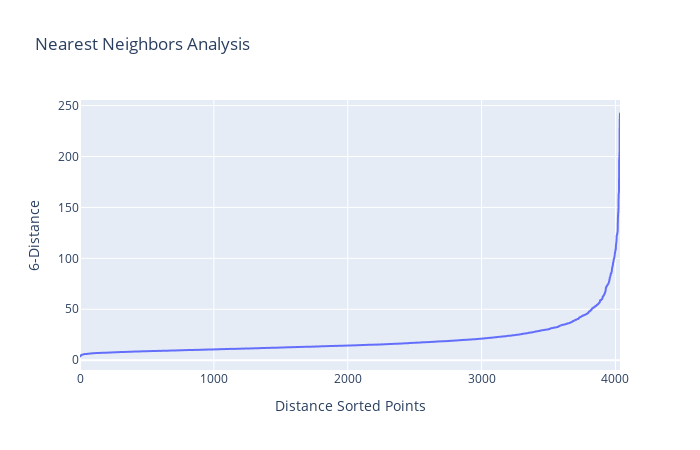

Notebook source saved alongside this figure:
### Markdown cell above
вычислить k-nearest neighbors (рассчитать расстояние точки до ее k-го ближайшего соседа) для поиска оптимального значения eps для DBScan

### Code cell
#find the appropriate value of eps
from sklearn.neighbors import NearestNeighbors

#initialize the value of k for kNN <> MinPts
MinPts = rfm_table.shape[1] * 2
k = MinPts

#add 1 to k to return distance to itself (1st column as 0)
nbrs = NearestNeighbors(n_neighbors=k+1).fit(rfm_table)

#find the distances
dist, ind = nbrs.kneighbors(rfm_table)

#drop 1st column and sort the distances (ASC)
k_dist = np.sort(dist[:, -1])

fig = px.line(k_dist,
              labels={'index': 'Distance Sorted Points',
                      'value': f'{k}-Distance'
              },
              title='Nearest Neighbors Analysis')

#set characteristics
fig.update_layout(width=700,
                  height=450,
                  showlegend=False)

fig.show()

### Figure 1 — Plotly figure (JSON) as saved in the notebook; plotly's stock layout.template omitted (floating-point values rounded to 4 significant figures; data arrays with more than 128 entries replaced by an {"elided": "..."} marker saying what was removed)
{"data": [{"hovertemplate": "variable=0<br>Distance Sorted Points=%{x}<br>6-Distance=%{y}<extra></extra>", "legendgroup": "0", "line": {"color": "#636efa", "dash": "solid"}, "marker": {"symbol": "circle"}, "mode": "lines", "name": "0", "showlegend": true, "type": "scattergl", "x": {"elided": "4035 int values"}, "xaxis": "x", "y": {"elided": "4035 float values"}, "yaxis": "y"}], "layout": {"height": 450, "legend": {"title": {"text": "variable"}, "tracegroupgap": 0}, "showlegend": false, "title": {"text": "Nearest Neighbors Analysis"}, "width": 700, "xaxis": {"anchor": "y", "domain": [0, 1], "title": {"text": "Distance Sorted Points"}}, "yaxis": {"anchor": "x", "domain": [0, 1], "title": {"text": "6-Distance"}}}}
